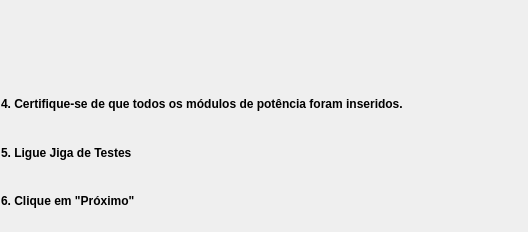
  <widget class="QWizardPage" name="PageConnectModule">
   <widget class="QLabel" name="label_11">
    <property name="geometry">
     <rect>
      <x>0</x>
      <y>0</y>
      <width>70</width>
      <height>70</height>
     </rect>
    </property>
    <property name="maximumSize">
     <size>
      <width>70</width>
      <height>70</height>
     </size>
    </property>
    <property name="text">
     <string/>
    </property>
    <property name="pixmap">
     <pixmap>images/sirius_logo.jpeg</pixmap>
    </property>
   </widget>
   <widget class="QWidget" name="layoutWidget">
    <property name="geometry">
     <rect>
      <x>1</x>
      <y>82</y>
      <width>518</width>
      <height>141</height>
     </rect>
    </property>
    <layout class="QVBoxLayout" name="verticalLayout_2">
     <item>
      <widget class="QLabel" name="label_4">
       <property name="font">
        <font>
         <weight>75</weight>
         <bold>true</bold>
        </font>
       </property>
       <property name="text">
        <string>4. Certifique-se de que todos os módulos de potência foram inseridos.</string>
       </property>
      </widget>
     </item>
     <item>
      <widget class="QLabel" name="label_5">
       <property name="font">
        <font>
         <weight>75</weight>
         <bold>true</bold>
        </font>
       </property>
       <property name="text">
        <string>5. Ligue Jiga de Testes</string>
       </property>
      </widget>
     </item>
     <item>
      <widget class="QLabel" name="label_7">
       <property name="text">
        <string>&lt;html&gt;&lt;head/&gt;&lt;body&gt;&lt;p&gt;&lt;span style=&quot; font-weight:600;&quot;&gt;6. Clique em &amp;quot;Próximo&amp;quot;&lt;/span&gt;&lt;/p&gt;&lt;/body&gt;&lt;/html&gt;</string>
       </property>
      </widget>
     </item>
    </layout>
   </widget>
  </widget>
